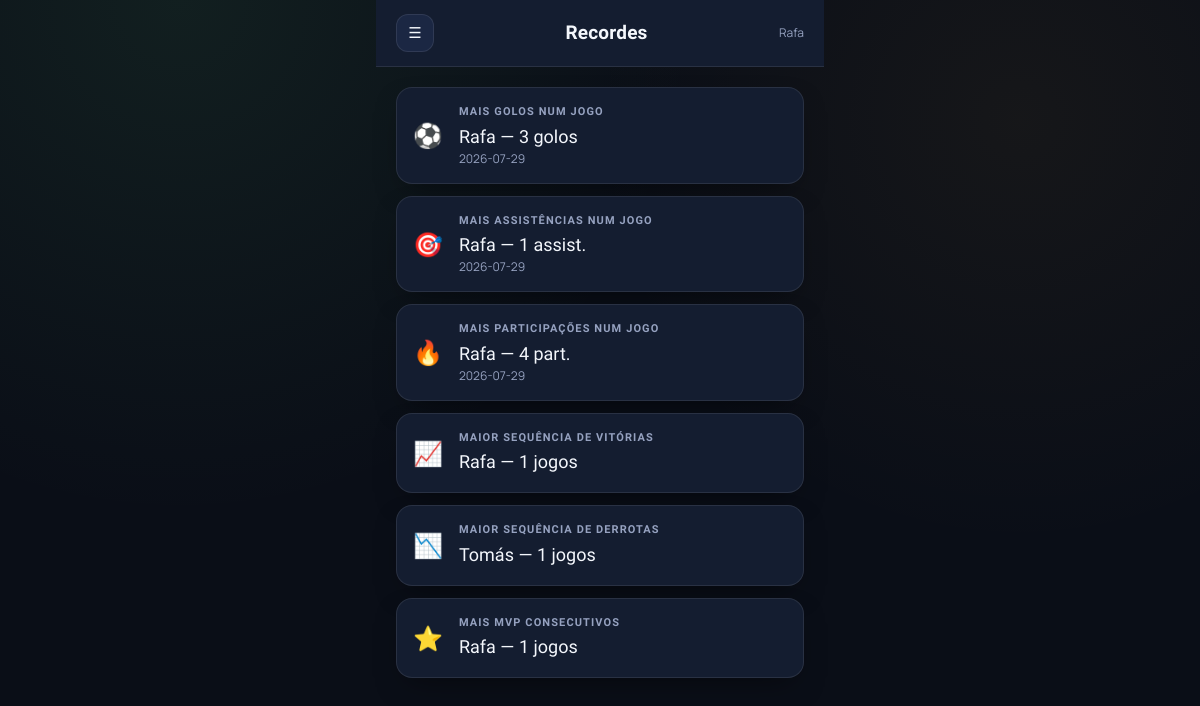
Page /recordes/ (signed in) on the committed database.
### tables this page shows
CREATE TABLE users (
    id INTEGER PRIMARY KEY AUTOINCREMENT,
    username TEXT NOT NULL UNIQUE,
    password_hash TEXT NOT NULL,
    nickname TEXT NOT NULL,
    preferred_foot TEXT CHECK(preferred_foot IN ('esquerdo', 'direito', 'ambidestro')),
    favorite_player_name TEXT,
    favorite_player_image_url TEXT,
    -- Ajuste de enquadramento da foto do jogador dentro do quadrado (editor em Definições).
    favorite_player_image_zoom REAL NOT NULL DEFAULT 1.0,
    favorite_player_image_pos_x REAL NOT NULL DEFAULT 50,
    favorite_player_image_pos_y REAL NOT NULL DEFAULT 50,
    favorite_team_name TEXT,
    favorite_team_logo_url TEXT,
    favorite_team_logo_zoom REAL NOT NULL DEFAULT 1.0,
    favorite_team_logo_pos_x REAL NOT NULL DEFAULT 50,
    favorite_team_logo_pos_y REAL NOT NULL DEFAULT 50,
    -- Overall persiste aqui porque é cumulativo (sobe/desce jogo a jogo);
    -- não é recalculado do zero a partir do histórico, é atualizado incrementalmente.
    overall REAL NOT NULL DEFAULT 75,
    created_at TIMESTAMP DEFAULT CURRENT_TIMESTAMP
);

### records.py (the view)
@bp.route("/")
@login_required
def lista():
    db = get_db()
    records = stats_mod.get_records(db)
    return render_template("records.html", records=records)

### app.py (called while the page is built)
def create_app():
    app = Flask(__name__)
    app.config.from_object("config.Config")
    database.init_app(app)
    login_manager = LoginManager()
    login_manager.login_view = "auth.login"
    login_manager.login_message = "Entra para veres o dashboard."
    login_manager.init_app(app)
    @login_manager.user_loader
    def load_user(user_id):
        return User.get(user_id)
    import auth
    import comparar
    import dashboard
    import matches
    import profile
    import records
    import settings
    app.register_blueprint(auth.bp)
    app.register_blueprint(dashboard.bp)
    app.register_blueprint(matches.bp)
    app.register_blueprint(profile.bp)
    app.register_blueprint(records.bp)
    app.register_blueprint(comparar.bp)
    app.register_blueprint(settings.bp)
    return app

### database.py (called while the page is built)
def get_db():
    if "db" not in g:
        g.db = sqlite3.connect(
            current_app.config["DATABASE"],
            detect_types=sqlite3.PARSE_DECLTYPES,
        )
        g.db.row_factory = sqlite3.Row
        g.db.execute("PRAGMA foreign_keys = ON")
    return g.db

### models.py (called while the page is built)
    def __getattr__(self, item):
        try:
            return self.row[item]
        except (IndexError, KeyError):
            raise AttributeError(item)

    @staticmethod
    def get(user_id):
        db = get_db()
        row = db.execute("SELECT * FROM users WHERE id = ?", (user_id,)).fetchone()
        return User(row) if row else None

### overall_engine.py (called while the page is built)
def compute_match_mvps(stat_rows):
    votes = Counter(r["mvp_vote_for"] for r in stat_rows if r["mvp_vote_for"] is not None)
    if not votes:
        return set()
    top = max(votes.values())
    top_scorers = [uid for uid, count in votes.items() if count == top]
    if len(top_scorers) > 1:
        return set()
    return {top_scorers[0]}

### stats.py (called while the page is built)
def _result_for(row, match):
    if match["team_a_score"] == match["team_b_score"]:
        return "draw"
    if (row["team"] == "A" and match["team_a_score"] > match["team_b_score"]) or (
        row["team"] == "B" and match["team_b_score"] > match["team_a_score"]
    ):
        return "win"
    return "loss"

def get_confirmed_matches_with_stats(db):
    matches = db.execute(
        "SELECT * FROM matches WHERE status = 'confirmado' ORDER BY match_date ASC, id ASC"
    ).fetchall()
    out = []
    for m in matches:
        rows = db.execute("SELECT * FROM match_stats WHERE match_id = ?", (m["id"],)).fetchall()
        out.append((m, rows))
    return out

### templates/records.html (shortened to what this page needs)
{% extends "base_app.html" %}
{% block page_title %}Recordes{% endblock %}
{% block app_content %}
<div class="px-5 pt-5 flex flex-col gap-3">
  {% macro record_card(icon, label, record, unit, is_streak=False) %}
  <div class="surface rounded-2xl p-4 flex items-center gap-4">
    <div class="text-2xl">{{ icon }}</div>
    <div class="flex-1">
      <div class="eyebrow">{{ label }}</div>
      {% if record and record.value and record.user_id %}
        <div class="font-display font-700 text-lg mt-0.5">
          {{ records.users[record.user_id].nickname }} — {{ record.value }} {{ unit }}
        </div>
        {% if not is_streak and record.date %}
        <div class="text-xs" style="color:var(--text-muted)">{{ record.date }}</div>
        {% endif %}
      {% else %}
        <div class="text-sm mt-0.5" style="color:var(--text-muted)">Ainda por bater</div>
      {% endif %}
    </div>
  </div>
  {% endmacro %}
  {{ record_card("⚽", "Mais golos num jogo", records.best_goals, "golos") }}
  {{ record_card("🎯", "Mais assistências num jogo", records.best_assists, "assist.") }}
  {{ record_card("🔥", "Mais participações num jogo", records.best_involvement, "part.") }}
  {{ record_card("📈", "Maior sequência de vitórias", records.win_streak, "jogos", is_streak=True) }}
  {{ record_card("📉", "Maior sequência de derrotas", records.loss_streak, "jogos", is_streak=True) }}
  {{ record_card("⭐", "Mais MVP consecutivos", records.mvp_streak, "jogos", is_streak=True) }}
</div>
{% endblock %}

### templates/base_app.html (shortened to what this page needs)
{% extends "base.html" %}
{% block content %}
<div class="max-w-md mx-auto min-h-screen flex flex-col pb-10">
  <header class="topbar flex items-center justify-between px-5 py-3.5 sticky top-0 z-30">
    <button class="icon-btn" id="openDrawer" aria-label="Abrir menu">☰</button>
    <span class="section-title">{% block page_title %}{% endblock %}</span>
    <span class="text-xs font-600" style="color:var(--text-muted)">{{ current_user.nickname }}</span>
  </header>
  <main class="flex-1">
    {% block app_content %}{% endblock %}
  </main>
</div>
{% endblock %}

### static/css/theme.css (style rules this page uses)
:root { --bg-primary:#0A0E17; --bg-surface:#141D30; --bg-surface-2:#1B2743; --bg-input:#111A2C; --accent-turf:#6EE787; --accent-turf-dim:#3E8F5B; --accent-gold:#F5B942; --accent-danger:#FF6B6B; --text-primary:#F4F7FC; --text-muted:#96A2C0; --border-glass:rgba(255,255,255,0.09); --border-strong:rgba(255,255,255,0.14); --shadow-card:0 12px 30px -12px rgba(0,0,0,0.5); }
* { box-sizing:border-box; }
html { background:var(--bg-primary); }
body { background: radial-gradient(circle at 15% 0%, rgba(110,231,135,0.08), transparent 40%), radial-gradient(circle at 85% 15%, rgba(245,185,66,0.05), transparent 35%), var(--bg-primary); color:var(--text-primary); font-family:'Manrope',sans-serif; font-size:15px; line-height:1.5; -webkit-font-smoothing:antialiased; transition:background-color .2s ease, color .2s ease; }
.font-display { font-family:'Rajdhani',sans-serif; }
.surface { background:var(--bg-surface); border:1px solid var(--border-glass); box-shadow:var(--shadow-card); }
.eyebrow { font-family:'Rajdhani',sans-serif; font-weight:700; font-size:11px; letter-spacing:.1em; text-transform:uppercase; color:var(--text-muted); }
.section-title { font-family:'Rajdhani',sans-serif; font-weight:700; font-size:19px; letter-spacing:.01em; }
.topbar { background:var(--bg-surface); border-bottom:1px solid var(--border-glass); }
.icon-btn { width:38px; height:38px; border-radius:12px; display:flex; align-items:center; justify-content:center; background:var(--bg-surface-2); border:1px solid var(--border-glass); color:var(--text-primary); transition:transform .12s ease, border-color .15s ease; }

### rows in the picture
users: nickname "Rafa", nickname "Rafa Rafa Rafa Rafa Rafa"
users: nickname "Tomás"

### other values in the picture
{{ icon }} "⚽ 🎯 🔥 📈 📉 ⭐"
{{ label }} "MAIS GOLOS NUM JOGO MAIS ASSISTÊNCIAS NUM JOGO MAIS PARTICIPAÇÕES NUM JOGO MAIOR SEQUÊNCIA DE VITÓRIAS MAIOR SEQUÊNCIA DE DERROTAS MAIS MVP CONSECUTIVOS"
{{ record.value }} "3 1 4 1 1 1"
{{ unit }} "golos assist. part. jogos jogos jogos"
{{ record.date }} "2026-07-29 2026-07-29 2026-07-29"
